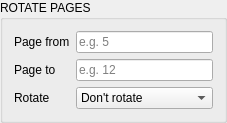
            <widget class="QGroupBox" name="groupBox_7">
             <property name="sizePolicy">
              <sizepolicy hsizetype="Preferred" vsizetype="Fixed">
               <horstretch>0</horstretch>
               <verstretch>0</verstretch>
              </sizepolicy>
             </property>
             <property name="title">
              <string>ROTATE PAGES</string>
             </property>
             <layout class="QVBoxLayout" name="verticalLayout_13">
              <item>
               <layout class="QGridLayout" name="gridLayout_25">
                <item row="2" column="0">
                 <widget class="QLabel" name="label_21">
                  <property name="sizePolicy">
                   <sizepolicy hsizetype="Preferred" vsizetype="Fixed">
                    <horstretch>0</horstretch>
                    <verstretch>0</verstretch>
                   </sizepolicy>
                  </property>
                  <property name="text">
                   <string>Rotate</string>
                  </property>
                 </widget>
                </item>
                <item row="0" column="0">
                 <widget class="QLabel" name="label_24">
                  <property name="sizePolicy">
                   <sizepolicy hsizetype="Preferred" vsizetype="Fixed">
                    <horstretch>0</horstretch>
                    <verstretch>0</verstretch>
                   </sizepolicy>
                  </property>
                  <property name="text">
                   <string>Page from</string>
                  </property>
                 </widget>
                </item>
                <item row="2" column="1">
                 <widget class="QComboBox" name="select_angle">
                  <property name="focusPolicy">
                   <enum>Qt::ClickFocus</enum>
                  </property>
                  <property name="toolTip">
                   <string>Turn pages in the PDF. Leave on "Don't rotate" to keep them as they are.</string>
                  </property>
                  <item>
                   <property name="text">
                    <string>Don't rotate</string>
                   </property>
                  </item>
                  <item>
                   <property name="text">
                    <string>90° clockwise</string>
                   </property>
                  </item>
                  <item>
                   <property name="text">
                    <string>180° (upside down)</string>
                   </property>
                  </item>
                  <item>
                   <property name="text">
                    <string>90° anticlockwise</string>
                   </property>
                  </item>
                 </widget>
                </item>
                <item row="0" column="1">
                 <widget class="QLineEdit" name="page_from">
                  <property name="sizePolicy">
                   <sizepolicy hsizetype="Preferred" vsizetype="Fixed">
                    <horstretch>0</horstretch>
                    <verstretch>0</verstretch>
                   </sizepolicy>
                  </property>
                  <property name="toolTip">
                   <string>Leave empty to start from the first page</string>
                  </property>
                  <property name="text">
                   <string/>
                  </property>
                  <property name="placeholderText">
                   <string>e.g. 5</string>
                  </property>
                 </widget>
                </item>
                <item row="1" column="1">
                 <widget class="QLineEdit" name="page_to">
                  <property name="sizePolicy">
                   <sizepolicy hsizetype="Preferred" vsizetype="Fixed">
                    <horstretch>0</horstretch>
                    <verstretch>0</verstretch>
                   </sizepolicy>
                  </property>
                  <property name="toolTip">
                   <string>Leave empty to go to the last page</string>
                  </property>
                  <property name="text">
                   <string/>
                  </property>
                  <property name="placeholderText">
                   <string>e.g. 12</string>
                  </property>
                 </widget>
                </item>
                <item row="1" column="0">
                 <widget class="QLabel" name="label_22">
                  <property name="sizePolicy">
                   <sizepolicy hsizetype="Preferred" vsizetype="Fixed">
                    <horstretch>0</horstretch>
                    <verstretch>0</verstretch>
                   </sizepolicy>
                  </property>
                  <property name="text">
                   <string>Page to</string>
                  </property>
                 </widget>
                </item>
               </layout>
              </item>
             </layout>
            </widget>
